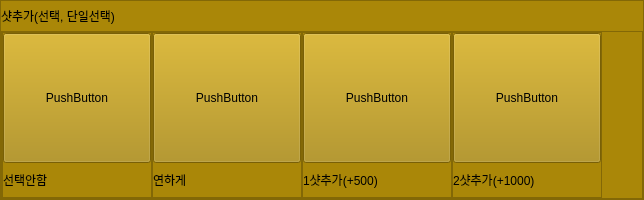
                 <widget class="QFrame" name="option_frame_3">
                  <property name="minimumSize">
                   <size>
                    <width>0</width>
                    <height>200</height>
                   </size>
                  </property>
                  <property name="styleSheet">
                   <string notr="true">background-color: rgb(170, 135, 8);</string>
                  </property>
                  <property name="frameShape">
                   <enum>QFrame::StyledPanel</enum>
                  </property>
                  <property name="frameShadow">
                   <enum>QFrame::Raised</enum>
                  </property>
                  <layout class="QVBoxLayout" name="verticalLayout_37">
                   <property name="spacing">
                    <number>0</number>
                   </property>
                   <property name="leftMargin">
                    <number>0</number>
                   </property>
                   <property name="topMargin">
                    <number>0</number>
                   </property>
                   <property name="rightMargin">
                    <number>0</number>
                   </property>
                   <property name="bottomMargin">
                    <number>0</number>
                   </property>
                   <item>
                    <widget class="QLabel" name="option_3_title">
                     <property name="minimumSize">
                      <size>
                       <width>0</width>
                       <height>0</height>
                      </size>
                     </property>
                     <property name="maximumSize">
                      <size>
                       <width>16777215</width>
                       <height>30</height>
                      </size>
                     </property>
                     <property name="text">
                      <string>샷추가(선택, 단일선택)</string>
                     </property>
                    </widget>
                   </item>
                   <item>
                    <widget class="QFrame" name="frame_35">
                     <property name="frameShape">
                      <enum>QFrame::StyledPanel</enum>
                     </property>
                     <property name="frameShadow">
                      <enum>QFrame::Raised</enum>
                     </property>
                     <layout class="QHBoxLayout" name="horizontalLayout_14">
                      <property name="spacing">
                       <number>0</number>
                      </property>
                      <property name="leftMargin">
                       <number>0</number>
                      </property>
                      <property name="topMargin">
                       <number>0</number>
                      </property>
                      <property name="rightMargin">
                       <number>0</number>
                      </property>
                      <property name="bottomMargin">
                       <number>0</number>
                      </property>
                      <item>
                       <widget class="QFrame" name="frame_36">
                        <property name="minimumSize">
                         <size>
                          <width>150</width>
                          <height>0</height>
                         </size>
                        </property>
                        <property name="frameShape">
                         <enum>QFrame::StyledPanel</enum>
                        </property>
                        <property name="frameShadow">
                         <enum>QFrame::Raised</enum>
                        </property>
                        <layout class="QVBoxLayout" name="verticalLayout_38">
                         <property name="spacing">
                          <number>0</number>
                         </property>
                         <property name="leftMargin">
                          <number>0</number>
                         </property>
                         <property name="topMargin">
                          <number>0</number>
                         </property>
                         <property name="rightMargin">
                          <number>0</number>
                         </property>
                         <property name="bottomMargin">
                          <number>0</number>
                         </property>
                         <item>
                          <widget class="QPushButton" name="option_3_btn_1">
                           <property name="minimumSize">
                            <size>
                             <width>0</width>
                             <height>130</height>
                            </size>
                           </property>
                           <property name="cursor">
                            <cursorShape>OpenHandCursor</cursorShape>
                           </property>
                           <property name="text">
                            <string>PushButton</string>
                           </property>
                           <property name="checkable">
                            <bool>true</bool>
                           </property>
                          </widget>
                         </item>
                         <item>
                          <widget class="QLabel" name="option_3_label_1">
                           <property name="text">
                            <string>선택안함</string>
                           </property>
                          </widget>
                         </item>
                        </layout>
                       </widget>
                      </item>
                      <item>
                       <widget class="QFrame" name="frame_37">
                        <property name="minimumSize">
                         <size>
                          <width>150</width>
                          <height>0</height>
                         </size>
                        </property>
                        <property name="frameShape">
                         <enum>QFrame::StyledPanel</enum>
                        </property>
                        <property name="frameShadow">
                         <enum>QFrame::Raised</enum>
                        </property>
                        <layout class="QVBoxLayout" name="verticalLayout_39">
                         <property name="spacing">
                          <number>0</number>
                         </property>
                         <property name="leftMargin">
                          <number>0</number>
                         </property>
                         <property name="topMargin">
                          <number>0</number>
                         </property>
                         <property name="rightMargin">
                          <number>0</number>
                         </property>
                         <property name="bottomMargin">
                          <number>0</number>
                         </property>
                         <item>
                          <widget class="QPushButton" name="option_3_btn_2">
                           <property name="minimumSize">
                            <size>
                             <width>0</width>
                             <height>130</height>
                            </size>
                           </property>
                           <property name="cursor">
                            <cursorShape>OpenHandCursor</cursorShape>
                           </property>
                           <property name="text">
                            <string>PushButton</string>
                           </property>
                           <property name="checkable">
                            <bool>true</bool>
                           </property>
                          </widget>
                         </item>
                         <item>
                          <widget class="QLabel" name="option_3_label_2">
                           <property name="text">
                            <string>연하게</string>
                           </property>
                          </widget>
                         </item>
                        </layout>
                       </widget>
                      </item>
                      <item>
                       <widget class="QFrame" name="frame_41">
                        <property name="minimumSize">
                         <size>
                          <width>150</width>
                          <height>0</height>
                         </size>
                        </property>
                        <property name="frameShape">
                         <enum>QFrame::StyledPanel</enum>
                        </property>
                        <property name="frameShadow">
                         <enum>QFrame::Raised</enum>
                        </property>
                        <layout class="QVBoxLayout" name="verticalLayout_44">
                         <property name="spacing">
                          <number>0</number>
                         </property>
                         <property name="leftMargin">
                          <number>0</number>
                         </property>
                         <property name="topMargin">
                          <number>0</number>
                         </property>
                         <property name="rightMargin">
                          <number>0</number>
                         </property>
                         <property name="bottomMargin">
                          <number>0</number>
                         </property>
                         <item>
                          <widget class="QPushButton" name="option_3_btn_3">
                           <property name="minimumSize">
                            <size>
                             <width>0</width>
                             <height>130</height>
                            </size>
                           </property>
                           <property name="cursor">
                            <cursorShape>OpenHandCursor</cursorShape>
                           </property>
                           <property name="text">
                            <string>PushButton</string>
                           </property>
                           <property name="checkable">
                            <bool>true</bool>
                           </property>
                          </widget>
                         </item>
                         <item>
                          <widget class="QLabel" name="option_3_label_3">
                           <property name="text">
                            <string>1샷추가(+500)</string>
                           </property>
                          </widget>
                         </item>
                        </layout>
                       </widget>
                      </item>
                      <item>
                       <widget class="QFrame" name="frame_42">
                        <property name="minimumSize">
                         <size>
                          <width>150</width>
                          <height>0</height>
                         </size>
                        </property>
                        <property name="frameShape">
                         <enum>QFrame::StyledPanel</enum>
                        </property>
                        <property name="frameShadow">
                         <enum>QFrame::Raised</enum>
                        </property>
                        <layout class="QVBoxLayout" name="verticalLayout_45">
                         <property name="spacing">
                          <number>0</number>
                         </property>
                         <property name="leftMargin">
                          <number>0</number>
                         </property>
                         <property name="topMargin">
                          <number>0</number>
                         </property>
                         <property name="rightMargin">
                          <number>0</number>
                         </property>
                         <property name="bottomMargin">
                          <number>0</number>
                         </property>
                         <item>
                          <widget class="QPushButton" name="option_3_btn_4">
                           <property name="minimumSize">
                            <size>
                             <width>0</width>
                             <height>130</height>
                            </size>
                           </property>
                           <property name="cursor">
                            <cursorShape>OpenHandCursor</cursorShape>
                           </property>
                           <property name="text">
                            <string>PushButton</string>
                           </property>
                           <property name="checkable">
                            <bool>true</bool>
                           </property>
                          </widget>
                         </item>
                         <item>
                          <widget class="QLabel" name="option_3_label_4">
                           <property name="text">
                            <string>2샷추가(+1000)</string>
                           </property>
                          </widget>
                         </item>
                        </layout>
                       </widget>
                      </item>
                      <item>
                       <spacer name="horizontalSpacer_13">
                        <property name="orientation">
                         <enum>Qt::Horizontal</enum>
                        </property>
                        <property name="sizeHint" stdset="0">
                         <size>
                          <width>40</width>
                          <height>20</height>
                         </size>
                        </property>
                       </spacer>
                      </item>
                     </layout>
                    </widget>
                   </item>
                  </layout>
                 </widget>
